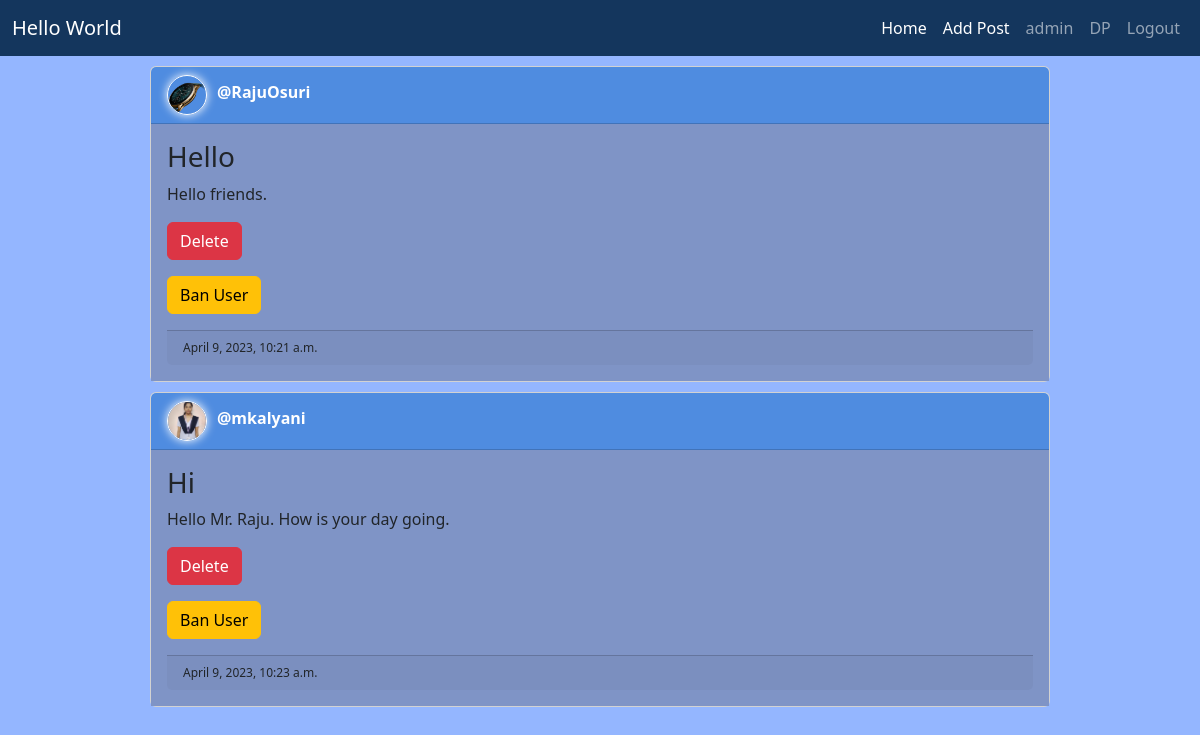
The app's page / (signed in) with its own data.
### mainapp/models.py (models this page shows, shortened)
class UserProfile(models.Model):
    user = models.ForeignKey(User, on_delete=models.CASCADE)
    pic = models.ImageField(upload_to='users/')

class PostModel(models.Model):
    author = models.ForeignKey(User, on_delete=models.CASCADE)
    title = models.CharField(max_length=100)
    description = models.TextField()
    created_at = models.DateTimeField(auto_now_add=True)
    updated_at = models.DateTimeField(auto_now=True)

### mainapp/views.py (the view, shortened to what this page needs)
# urls.py: path('', views.index),
@login_required(login_url='/login')
def index(request):
    data = PostModel.objects.all()
    pic = UserProfile.objects.all()
    return render(request, 'mainapp/Index.html', {'data': data, 'pict':pic})

### templates/mainapp/Index.html (shortened to what this page needs)
{% extends 'mainapp/base.html' %} {% block title %}{{ user.username }}
{% load static %} {% endblock %} {% block content %}
<div class="container">
  <div>
    {% for i in data %}
    <div class="card margins">
      <div class="card-header" style="display: flex;">
        <div>
          {% for j in pict %}
          {% if j.user.id == i.author.id %}
          <img
            src="{% get_media_prefix %}{{ j.pic }}"
            class="avatar-circle"
            alt="Avatar"
          />
          {% endif %}
          {% endfor %}
        </div>
        <div class="username">@{{ i.author.username }}</div>
      </div>
      <div class="card-body">
        <h3 class="card-title">{{ i.title }}</h3>
        <p class="card-text">{{ i.description }}</p>
        {% if user == i.author or user.is_superuser or perms.mainapp.delete_postmodel %}
        <form method="post">
          <button
            type="submit"
            name="postid"
            value="{{ i.id }}"
            class="btn btn-danger"
          >
            Delete
          </button>
        </form>
        {% endif %}
        {% if not i.author.id == user.id %}
        {% if user.is_superuser %}
        <form method="post">
          <button
            type="submit"
            name="userid"
            value="{{ i.author.id }}"
            class="btn btn-warning"
          >
            Ban User
          </button>
        </form>
        {% endif %} {% endif %}
        <div class="card-footer" style="font-size: 12px">
          {{ i.created_at }}
        </div>
      </div>
    </div>
    {% endfor %}
  </div>
</div>
{% endblock %}

### templates/mainapp/base.html (shortened to what this page needs)
{% load static %}
<html lang="en">
<head>
    <link rel="stylesheet" href="{% static 'bootstrap/css/bootstrap.min.css' %}">
    <link rel="stylesheet" href="{% static 'style.css' %}">
</head>
<body>
    <nav class="navbar navbar-expand navbar-dark bg-dark">
        <div class="container-fluid">
            <a href="" class="navbar-brand">Hello World</a>
            <ul class="navbar-nav">
                <li  class="nav-item"><a href="/index" class="nav-link active">Home</a></li>
                <li  class="nav-item"><a href="/addpost" class="nav-link active">Add Post</a></li>
                <li class="nav-item"><a href="" class="nav-link">{{ user.username }}</a></li>
                <li class="nav-item"><a href="/addprofilepic" class="nav-link">DP</a></li>
                <li class="nav-item"><a href="/logout" class="nav-link">Logout</a></li>
            </ul>
        </div>
    </nav>
    {% block content %}
    {% endblock %}
</body>
</html>

### static/style.css (style rules this page uses)
body { background-color: #94b6ff; }
.bg-dark { background-color: #14365d!important; }
.card-header { background-color: #4f8ce0!important; }
.card-body { background-color: #7f94c6!important; }
.username { color: white; font-weight: bold; margin-left: 10px; margin-top: 5px; }
.margins { width: 900px; margin: auto; margin-top: 10px; }
.avatar-circle { width: 40px; height: 40px; border-radius: 50%; object-fit: cover; border: 1px solid white; box-shadow: 0px 0px 10px white; }

### records on screen
PostModel: author.username "RajuOsuri", title "Hello", description "Hello friends.", {{ i.id }} 36 (drawn), created_at "April 9, 2023, 10:21 a.m."
UserProfile: pic (picture)
PostModel: author.username "mkalyani", title "Hi", description "Hello Mr. Raju. How is your day going.", {{ i.id }} 38 (drawn), created_at "April 9, 2023, 10:23 a.m."
UserProfile: pic (picture)

### other values on screen
{{ user.username }} "admin"
